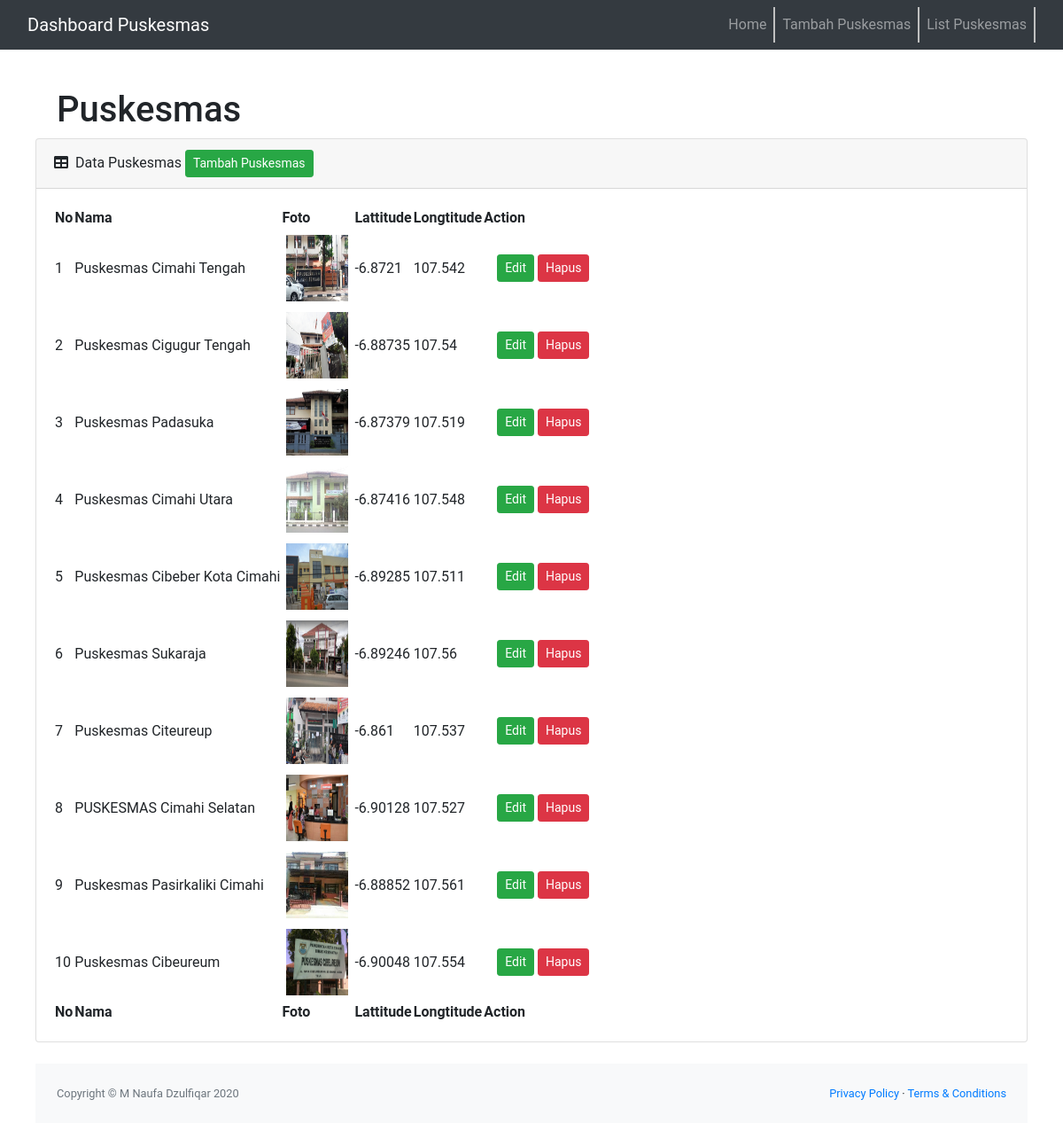
/status_puskesmas.php, run on the app's committed database.
### tables this page shows
CREATE TABLE `lokasi` (
  `id_lokasi` int(11) NOT NULL,
  `lat` float NOT NULL,
  `ing` float NOT NULL,
  `nama` varchar(50) NOT NULL,
  `des` text NOT NULL,
  `image` varchar(50) NOT NULL,
  `image_text` int(11) NOT NULL
);

### status_puskesmas.php (the view, shortened to what this page needs)
<!DOCTYPE html>
<html lang="en">
<head>
    <link href="https://cdn.jsdelivr.net/npm/simple-datatables@latest/dist/style.css" rel="stylesheet" />
    <link href="css/styles.css" rel="stylesheet" />
</head>
<body class="sb-nav-fixed">
    <?php include('header.php'); ?>
    <main>
        <div class="container-fluid px-4">
            <h1 class="mt-4">Puskesmas</h1>
        </div>
        <div class="card mb-4">
            <div class="card-header">
                <i class="fas fa-table me-1"></i>
                Data Puskesmas <a href="tambah_puskesmas.php" class="btn btn-sm btn-success">Tambah Puskesmas</a>
            </div>
            <div class="card-body">
                <table id="datatablesSimple">
                    <thead>
                        <tr>
                            <th>No</th>
                            <th>Nama</th>
                            <th>Foto</th>
                            <th>Lattitude</th>
                            <th>Longtitude</th>
                            <th>Action</th>
                        </tr>
                    </thead>
                    <tfoot>
                        <tr>
                            <th>No</th>
                            <th>Nama</th>
                            <th>Foto</th>
                            <th>Lattitude</th>
                            <th>Longtitude</th>
                            <th>Action</th>
                        </tr>
                    </tfoot>
                    <?php
                    include('koneksi.php');
                    $no = 1;
                    $query = "SELECT * FROM lokasi";
                    $result = mysqli_query($db, $query);
                    while ($row = mysqli_fetch_assoc($result)) {
                    ?>
                        <tr>
                            <td><?= $no; ?></td>
                            <td><?= $row['nama']; ?></td>
                            <td><?= "<img src='img/" . $row['image'] . "'>"; ?></td>
                            <td><?= $row['lat']; ?></td>
                            <td><?= $row['ing']; ?></td>
                            <td>
                                <div class="col">
                                    <a href="edit_puskesmas.php?id_lokasi=<?= $row['id_lokasi']; ?>" class="btn btn-sm btn-success">Edit</a>
                                    <a href="hapus.php?id_lokasi=<?= $row['id_lokasi']; ?>" class="btn btn-sm btn-danger" onclick="return confirm('anda yakin ingin hapus?');">Hapus</a>
                            </td>
                        <?php $no++;
                    } ?>
                </table>
            </div>
        </div>
    </main>
    <footer class="py-4 bg-light mt-auto">
        <div class="container-fluid px-4">
            <div class="d-flex align-items-center justify-content-between small">
                <div class="text-muted">Copyright &copy; M Naufa Dzulfiqar 2020</div>
                <div>
                    <a href="#">Privacy Policy</a>
                    &middot;
                    <a href="#">Terms &amp; Conditions</a>
                </div>
            </div>
        </div>
    </footer>
</body>
</html>

### header.php (shortened to what this page needs)
<!DOCTYPE html>
<html>
<head>
</head>
<link rel="stylesheet" href="https://stackpath.bootstrapcdn.com/bootstrap/4.3.1/css/bootstrap.min.css">
<body>
	<nav class="navbar navbar-expand-lg navbar-dark bg-dark fixed-top">
		<div class="col-2">
			<a class="navbar-brand" href="index.php">Dashboard Puskesmas</a>
		</div>
		<div class="col-10">
			<div class="collapse navbar-collapse justify-content-end" id="navbarText">
				<ul class="navbar-nav">
					<a class="nav-link" href="index.php" id="navbardrop">Home</a>
					<li class="nav-item dropdown borderleft">
						<ul class="navbar-nav">
							<a class="nav-link" href="tambah_puskesmas.php" id="navbardrop">Tambah Puskesmas</a>
							<li class="nav-item dropdown borderleft">
								<a class="nav-link" href="status_puskesmas.php" id="navbardrop">List Puskesmas</a>
							<li class="nav-item dropdown borderleft">
						</ul>
			</div>
		</div>
	</nav>
</body>
</html>

### status_puskesmas.php (style rules this page uses)
img { float: left; margin: 5px; width: 70px; height: 75px; }

### header.php (style rules this page uses)
html, body { font-family: 'Roboto', sans-serif; margin-left: 20px; margin-right: 20px; margin-top: 50px; }
.borderleft { border-left: 2px solid silver; }

### data on the page
lokasi: nama "Puskesmas Cimahi Tengah", image (picture), lat "-6.8721", ing "107.542"
lokasi: nama "Puskesmas Cigugur Tengah", image (picture), lat "-6.88735", ing "107.54"
lokasi: nama "Puskesmas Padasuka", image (picture), lat "-6.87379", ing "107.519"
lokasi: nama "Puskesmas Cimahi Utara", image (picture), lat "-6.87416", ing "107.548"
lokasi: nama "Puskesmas Cibeber Kota Cimahi", image (picture), lat "-6.89285", ing "107.511"
lokasi: nama "Puskesmas Sukaraja", image (picture), lat "-6.89246", ing "107.56"
lokasi: nama "Puskesmas Citeureup", image (picture), lat "-6.861", ing "107.537"
lokasi: nama "PUSKESMAS Cimahi Selatan", image (picture), lat "-6.90128", ing "107.527"
lokasi: nama "Puskesmas Pasirkaliki Cimahi", image (picture), lat "-6.88852", ing "107.561"
lokasi: nama "Puskesmas Cibeureum", image (picture), lat "-6.90048", ing "107.554"
